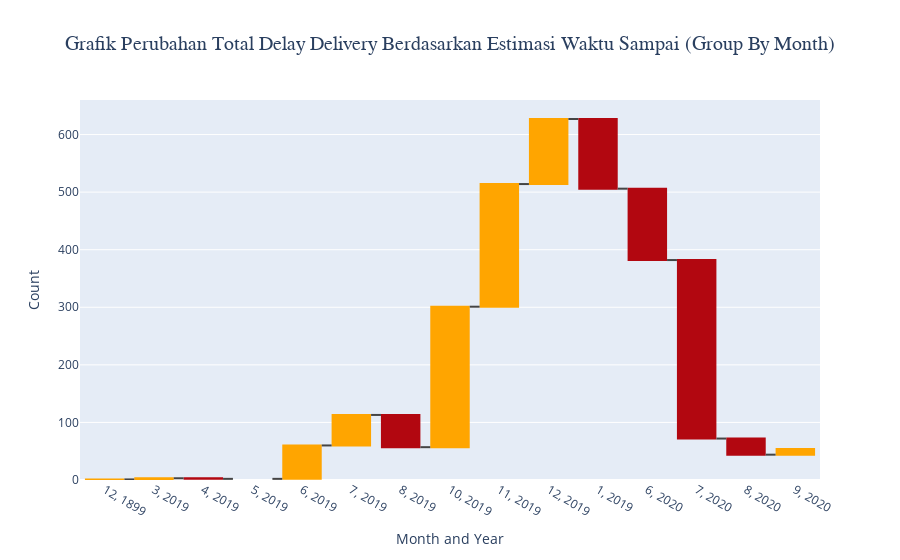

This figure's notebook cell:
### Code cell
gain_loss = [ group_delay['BookingID'][i] - group_delay['BookingID'][i-1] for i in range(1,len(group_delay['BookingID'])) ]
gain_loss = [1] + gain_loss
fig = go.Figure(go.Waterfall(
    name="",
    orientation="v",
    measure=["relative"] * len(group_delay),
    x=group_ontime['Month_planned'].astype(str)+ ', ' + group_delay['Year_planned'].astype(str),
    textposition="outside",
    y=gain_loss,
    decreasing = {"marker":{"color":"#b20710"}},
    increasing = {"marker":{"color":"orange"}}
))

fig.update_layout(
    title="Grafik Perubahan Total Delay Delivery Berdasarkan Estimasi Waktu Sampai (Group By Month)",
    title_font=dict(size=20, family="Courier New, monospace"),
    title_x=0.5,
    xaxis_title="Month and Year",
    yaxis_title="Count",
)
fig.show()

### Figure 1 — Plotly figure (JSON) as saved in the notebook; plotly's stock layout.template omitted (floating-point values rounded to 4 significant figures)
{"data": [{"decreasing": {"marker": {"color": "#b20710"}}, "increasing": {"marker": {"color": "orange"}}, "measure": ["relative", "relative", "relative", "relative", "relative", "relative", "relative", "relative", "relative", "relative", "relative", "relative", "relative", "relative", "relative", "relative", "relative", "relative"], "name": "", "orientation": "v", "textposition": "outside", "type": "waterfall", "x": ["12, 1899", "3, 2019", "4, 2019", "5, 2019", "6, 2019", "7, 2019", "8, 2019", "10, 2019", "11, 2019", "12, 2019", "1, 2019", "6, 2020", "7, 2020", "8, 2020", "9, 2020", null, null, null], "y": [1, 2, -1, 0, 58, 53, -56, 244, 213, 113, -121, -124, -310, -28, 10, 275, 246, -1]}], "layout": {"title": {"font": {"family": "Courier New, monospace", "size": 20}, "text": "Grafik Perubahan Total Delay Delivery Berdasarkan Estimasi Waktu Sampai (Group By Month)", "x": 0.5}, "xaxis": {"title": {"text": "Month and Year"}}, "yaxis": {"title": {"text": "Count"}}}}
